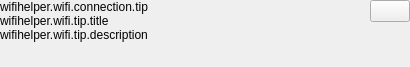
<?xml version="1.0" encoding="UTF-8"?>
<ui version="4.0">
 <class>PLSWiFiUSBTipView</class>
 <widget class="QFrame" name="PLSWiFiUSBTipView">
  <property name="geometry">
   <rect>
    <x>0</x>
    <y>0</y>
    <width>410</width>
    <height>67</height>
   </rect>
  </property>
  <property name="sizePolicy">
   <sizepolicy hsizetype="Expanding" vsizetype="Expanding">
    <horstretch>0</horstretch>
    <verstretch>0</verstretch>
   </sizepolicy>
  </property>
  <property name="windowTitle">
   <string>Form</string>
  </property>
  <layout class="QHBoxLayout" name="horizontalLayout" stretch="0,0">
   <property name="spacing">
    <number>0</number>
   </property>
   <property name="sizeConstraint">
    <enum>QLayout::SetNoConstraint</enum>
   </property>
   <property name="leftMargin">
    <number>0</number>
   </property>
   <property name="topMargin">
    <number>0</number>
   </property>
   <property name="rightMargin">
    <number>0</number>
   </property>
   <property name="bottomMargin">
    <number>0</number>
   </property>
   <item>
    <widget class="QFrame" name="ContentFrame">
     <property name="sizePolicy">
      <sizepolicy hsizetype="Expanding" vsizetype="Expanding">
       <horstretch>0</horstretch>
       <verstretch>0</verstretch>
      </sizepolicy>
     </property>
     <layout class="QVBoxLayout" name="verticalLayout">
      <property name="spacing">
       <number>0</number>
      </property>
      <property name="sizeConstraint">
       <enum>QLayout::SetNoConstraint</enum>
      </property>
      <property name="leftMargin">
       <number>0</number>
      </property>
      <property name="topMargin">
       <number>0</number>
      </property>
      <property name="rightMargin">
       <number>0</number>
      </property>
      <property name="bottomMargin">
       <number>0</number>
      </property>
      <item>
       <widget class="QLabel" name="tipLabel">
        <property name="sizePolicy">
         <sizepolicy hsizetype="Preferred" vsizetype="Fixed">
          <horstretch>0</horstretch>
          <verstretch>0</verstretch>
         </sizepolicy>
        </property>
        <property name="text">
         <string>wifihelper.wifi.connection.tip</string>
        </property>
        <property name="alignment">
         <set>Qt::AlignLeading|Qt::AlignLeft|Qt::AlignTop</set>
        </property>
       </widget>
      </item>
      <item>
       <widget class="QLabel" name="titleLabel">
        <property name="sizePolicy">
         <sizepolicy hsizetype="Preferred" vsizetype="Fixed">
          <horstretch>0</horstretch>
          <verstretch>0</verstretch>
         </sizepolicy>
        </property>
        <property name="text">
         <string>wifihelper.wifi.tip.title</string>
        </property>
       </widget>
      </item>
      <item>
       <widget class="QLabel" name="contentLabel">
        <property name="sizePolicy">
         <sizepolicy hsizetype="Expanding" vsizetype="Expanding">
          <horstretch>0</horstretch>
          <verstretch>0</verstretch>
         </sizepolicy>
        </property>
        <property name="text">
         <string>wifihelper.wifi.tip.description</string>
        </property>
        <property name="textFormat">
         <enum>Qt::AutoText</enum>
        </property>
        <property name="alignment">
         <set>Qt::AlignLeading|Qt::AlignLeft|Qt::AlignTop</set>
        </property>
        <property name="wordWrap">
         <bool>true</bool>
        </property>
       </widget>
      </item>
     </layout>
    </widget>
   </item>
   <item>
    <widget class="QFrame" name="ButtonFrame">
     <property name="sizePolicy">
      <sizepolicy hsizetype="Maximum" vsizetype="Preferred">
       <horstretch>0</horstretch>
       <verstretch>0</verstretch>
      </sizepolicy>
     </property>
     <layout class="QVBoxLayout" name="verticalLayout_3">
      <property name="spacing">
       <number>0</number>
      </property>
      <property name="sizeConstraint">
       <enum>QLayout::SetNoConstraint</enum>
      </property>
      <property name="leftMargin">
       <number>0</number>
      </property>
      <property name="topMargin">
       <number>0</number>
      </property>
      <property name="rightMargin">
       <number>0</number>
      </property>
      <property name="bottomMargin">
       <number>0</number>
      </property>
      <item>
       <widget class="QPushButton" name="closeBtn">
        <property name="sizePolicy">
         <sizepolicy hsizetype="Fixed" vsizetype="Fixed">
          <horstretch>0</horstretch>
          <verstretch>0</verstretch>
         </sizepolicy>
        </property>
        <property name="text">
         <string/>
        </property>
       </widget>
      </item>
      <item>
       <spacer name="verticalSpacer">
        <property name="orientation">
         <enum>Qt::Vertical</enum>
        </property>
        <property name="sizeHint" stdset="0">
         <size>
          <width>1</width>
          <height>1</height>
         </size>
        </property>
       </spacer>
      </item>
     </layout>
    </widget>
   </item>
  </layout>
 </widget>
 <resources/>
 <connections/>
</ui>
